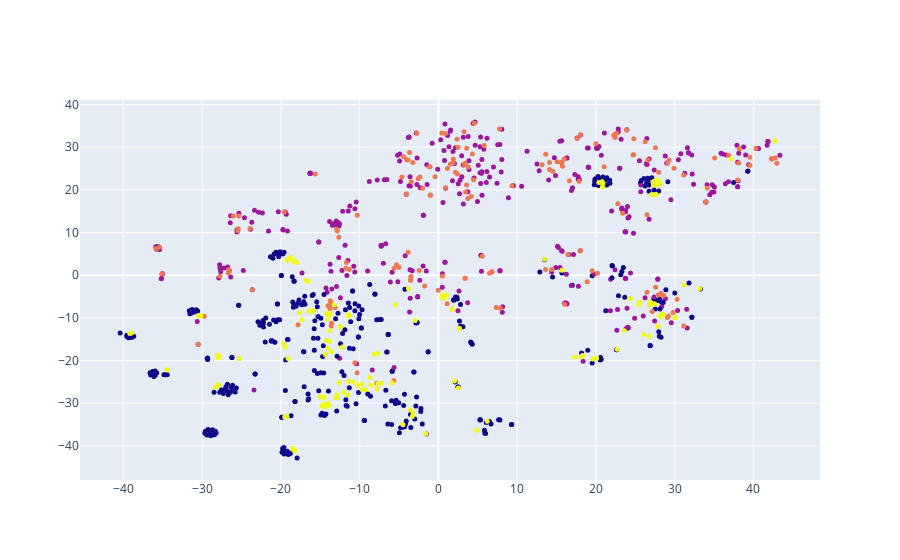

Notebook code cell kept with this figure:
### Code cell
%%time
model.plot()

### Figure 1 — Plotly figure (JSON) as saved in the notebook; plotly's stock layout.template omitted (floating-point values rounded to 4 significant figures; data arrays with more than 128 entries replaced by an {"elided": "..."} marker saying what was removed)
{"data": [{"marker": {"color": {"elided": "1000 int values"}, "size": 5}, "mode": "markers", "text": {"elided": "1000 int values"}, "type": "scatter", "x": {"elided": "1000 float values"}, "y": {"elided": "1000 float values"}}], "layout": {}}
